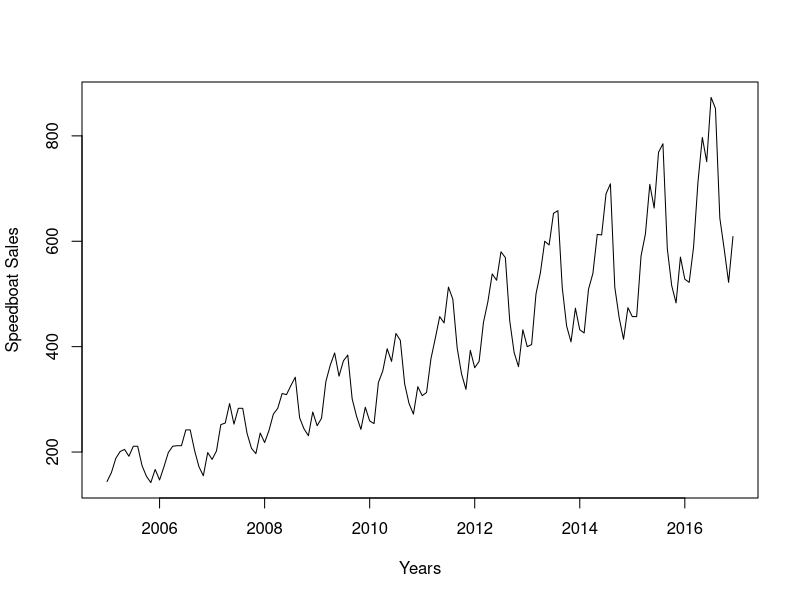
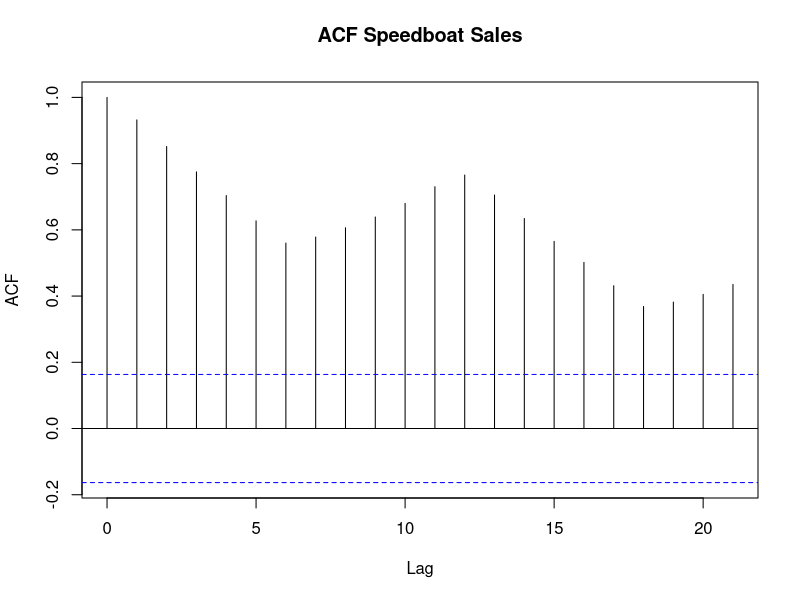
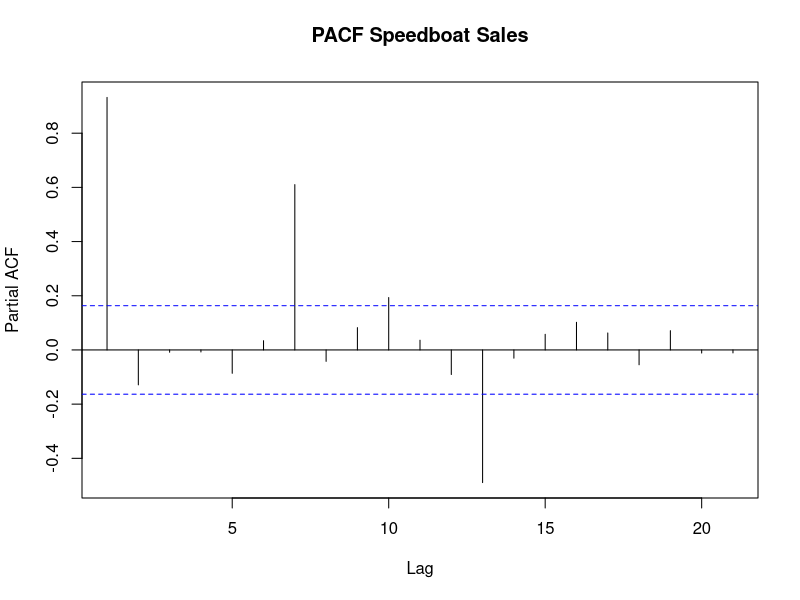
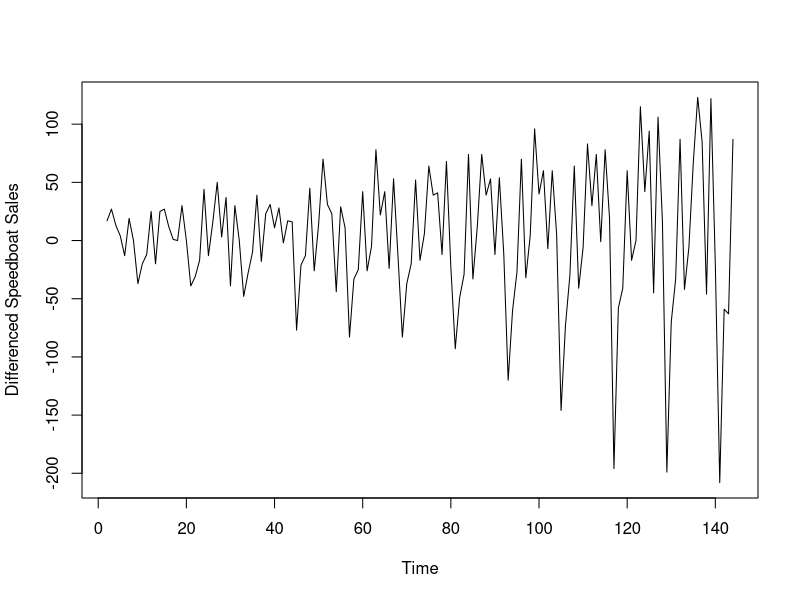
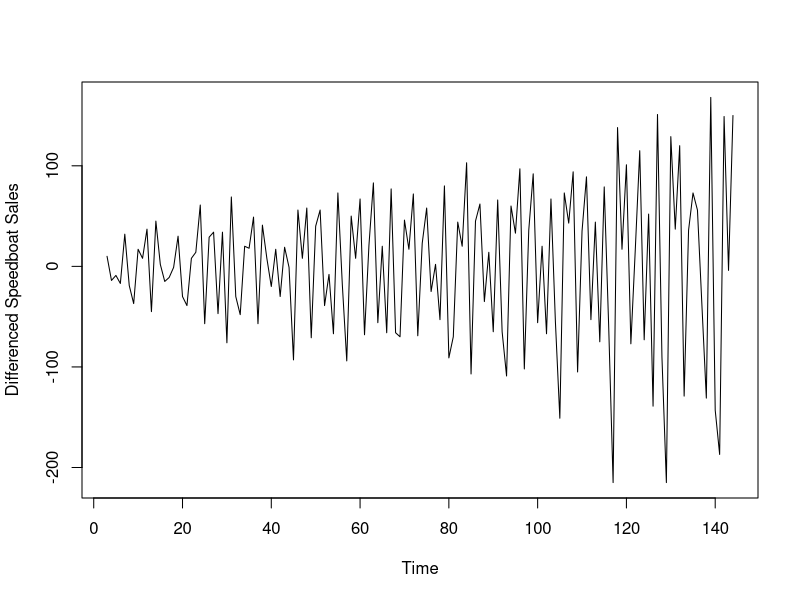
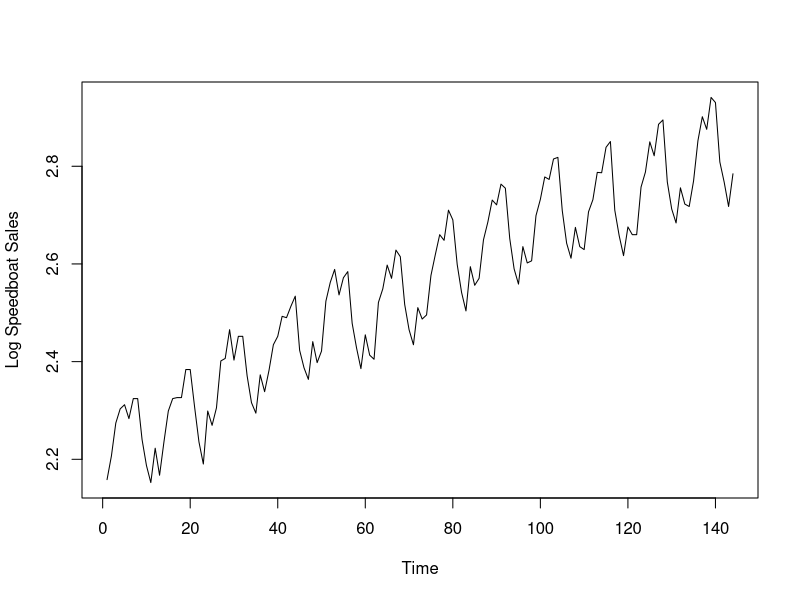
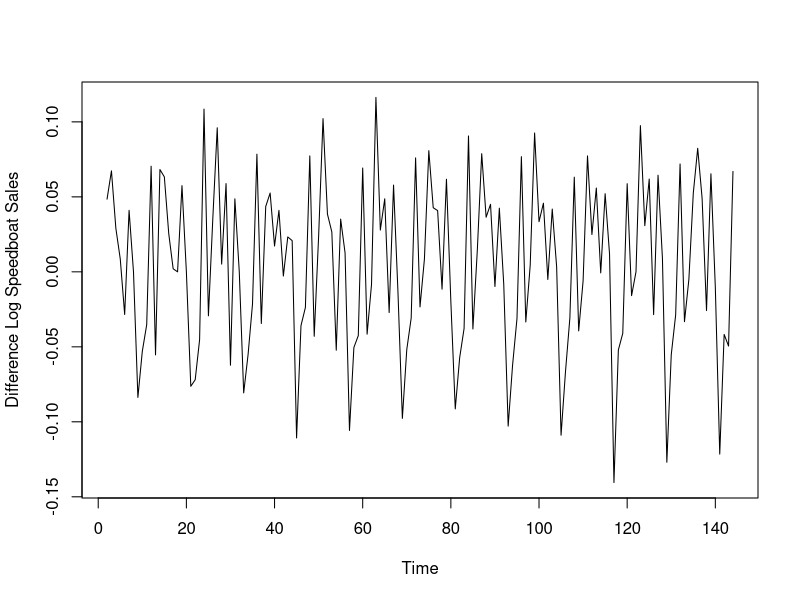
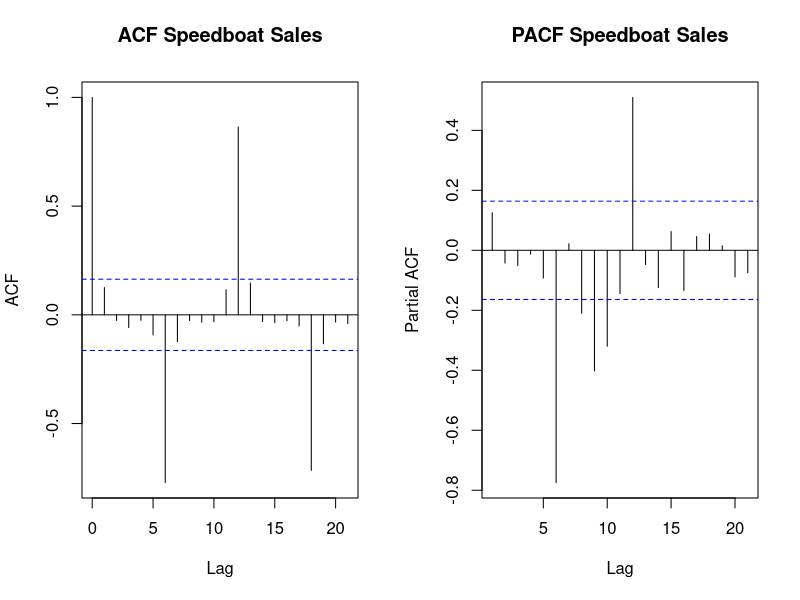

Generate these figures, in order, with R:
## ---- chunk 1
knitr::opts_chunk$set(echo = TRUE)
library(magrittr)
library(knitr)
library(forecast)

## ---- chunk 2


sb_data <- read.csv("datasets/Speedboat_Sales.csv")



## ---- chunk 3
head(sb_data)
## ---- chunk 4
sb_data = ts(sb_data[,2],start = c(2005,1),frequency = 12)

plot(sb_data, xlab="Years", ylab = "Speedboat Sales")
## ---- chunk 5


acf(ts(sb_data),main="ACF Speedboat Sales")
## ---- chunk 6

pacf(ts(sb_data),main="PACF Speedboat Sales")
## ---- chunk 7
par(mfrow = c(1,1))

diff_data = diff(  ts(sb_data)  )
plot(diff_data,ylab="Differenced Speedboat Sales")
## ---- chunk 8
diff_data_2 = diff(diff_data)
plot(diff_data_2,ylab="Differenced Speedboat Sales")
## ---- chunk 9
Log_data = log10(  ts(sb_data)  )

plot(Log_data,ylab="Log Speedboat Sales")
## ---- chunk 10
Diff_log_data = diff(Log_data)

plot(Diff_log_data,ylab="Difference Log Speedboat Sales")
## ---- chunk 11
par(mfrow = c(1,2))

acf(ts(Diff_log_data),main="ACF Speedboat Sales")
pacf(ts(Diff_log_data),main="PACF Speedboat Sales")

## ---- chunk 12
ARIMAfit = auto.arima (log(sb_data,10) ,approximation=FALSE,
    trace=FALSE)

summary(ARIMAfit)

## ---- chunk 13
pred = forecast(ARIMAfit, n.ahead = 36)
pred
## ---- chunk 14

head(pred)
## ---- chunk 15
plot(pred)
## ---- chunk 16

## ---- chunk 17
plot(sb_data,type="l",
     xlim=c(2006,2020),
     ylim=c(1,1600),
     xlab = "Year",
     ylab = "Speedboat Sales")

lines(10^(pred$mean),col="blue")

## 80% CI

lines(10^(pred$upper[,1]),col="orange")
lines(10^(pred$lower[,1]),col="Brown")

## ---- chunk 18
plot(sb_data,type="l",
     xlim=c(2006,2020),
     ylim=c(1,1600),
     xlab = "Year",
     ylab = "Speedboat Sales")

lines(10^(pred$mean),col="blue")
lines(10^(pred$upper[,2]),col="orange")
lines(10^(pred$lower[,2]),col="Brown")

## ---- chunk 19
par(mfrow=c(1,2))
acf(ts(ARIMAfit$residuals),main="ACF Residual")

pacf(ts(ARIMAfit$residuals),main="PACF Residual")
